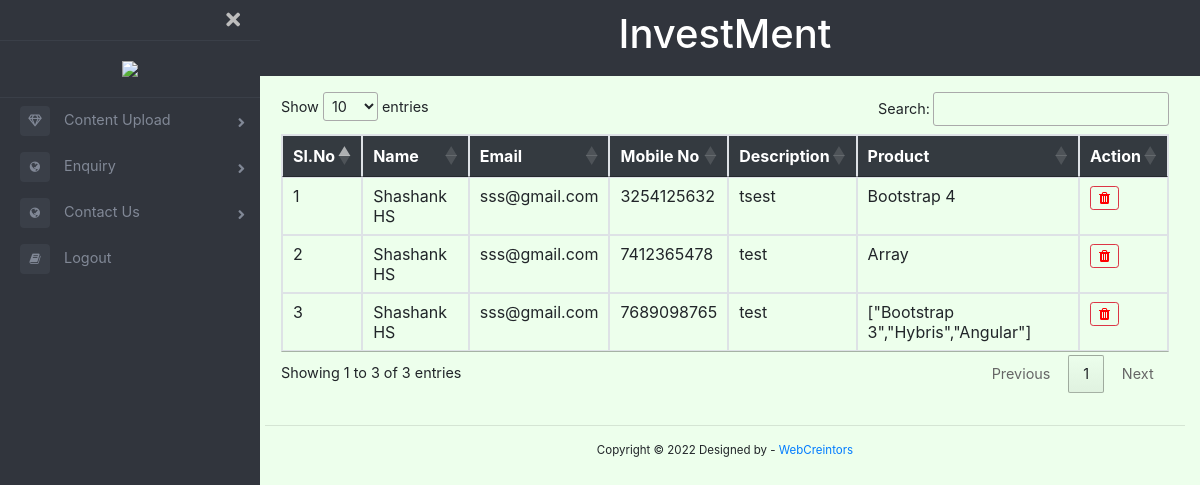
The page /admin/enquery.php (signed in) on the database its author committed.
### tables this page shows
CREATE TABLE `enquery` (
  `enquery_id` int(11) NOT NULL,
  `name` varchar(100) NOT NULL,
  `email` varchar(50) NOT NULL,
  `mobile_no` varchar(20) NOT NULL,
  `description` text NOT NULL,
  `product` text NOT NULL
);

### admin/enquery.php (the view, shortened to what this page needs)
<?php include "header.php" ?>
<?php include "../connect.php" ?>
<main class="page-content">
    <div class="page-content-div1">
        <h1 class="text-center">InvestMent </h1>
    </div>
    <div class="container-fluid">
        <div class="container p-3">
            <div class="table-responsive">
                <table id="blogsregistration" class="table table-bordered">
                    <thead>
                        <tr class="bg-dark text-white">
                            <th>Sl.No</th>
                            <th>Name</th>
                            <th>Email</th>
                            <th>Mobile No</th>
                            <th>Description</th>
                            <th>Product</th>
                            <th>Action</th>
                        </tr>
                    </thead>
                    <tbody>
                        <?php
                        $i = 1;
                        $sql2 = "SELECT * FROM `enquery`";
                        $result1 = $conn->query($sql2);
                        while ($row = $result1->fetch_assoc()) {
                        ?>
                            <tr>
                                <td><?php echo $i; ?></td>
                                <td><?php echo $row['name']; ?></td>
                                <td>
                                    <?php echo $row['email']; ?>
                                </td>
                                <td>
                                    <?php echo $row['mobile_no']; ?>
                                </td>
                                <td><?php echo $row['description']; ?></td>
                                <td><?php echo $row['product']; ?></td>
                                <td><a onClick="javascript: return confirm('Please confirm deletion');" href="deleteenquery.php?enquery_id=<?php echo $row['enquery_id']?>" class="action-icon1 btn btn-sm btn-outline-danger"><i class="fa fa-trash" aria-hidden="true"></i></a></td>
                            </tr>
                        <?php $i++;
                        }
                        ?>
                    </tbody>
                </table>
            </div>
        </div>
        <hr>
        <?php include "footer.php" ?>

### admin/style.css (style rules this page uses)
* { margin:0; padding:0; }
body { font-size: 0.9rem; }
.page-wrapper .sidebar-wrapper, .sidebar-wrapper .sidebar-brand > a, .sidebar-wrapper .sidebar-dropdown > a:after, .sidebar-wrapper .sidebar-menu .sidebar-dropdown .sidebar-submenu li a:before, .sidebar-wrapper ul li a i, .page-wrapper .page-content, .sidebar-wrapper .sidebar-search input.search-menu, .sidebar-wrapper .sidebar-search .input-group-text, .sidebar-wrapper .sidebar-menu ul li a, #show-sidebar, #close-sidebar { -webkit-transition: all 0.3s ease; -moz-transition: all 0.3s ease; -ms-transition: all 0.3s ease; -o-transition: all 0.3s ease; transition: all 0.3s ease; }
@media screen and (min-width: 768px) { .page-wrapper.toggled .page-content { padding-left: 250px; padding-top:0px; } }
.page-wrapper .page-content { display: inline-block; width: 100%; padding-left: 0px; padding-top: 20px; }
.page-wrapper .page-content > .page-content-div1 { padding: 10px 40px; background-color:#31353D; color:white; }
.page-wrapper .page-content { overflow-x: hidden; }
.action-icon1 { color:red; }

### rows shown on the page
enquery: name "Shashank HS", email "sss@gmail.com", mobile_no "3254125632", description "tsest", product "Bootstrap 4"
enquery: name "Shashank HS", email "sss@gmail.com", mobile_no "7412365478", description "test", product "Array"
enquery: name "Shashank HS", email "sss@gmail.com", mobile_no "7689098765", description "test", product "[\"Bootstrap 3\",\"Hybris\",\"Angular\"]"
